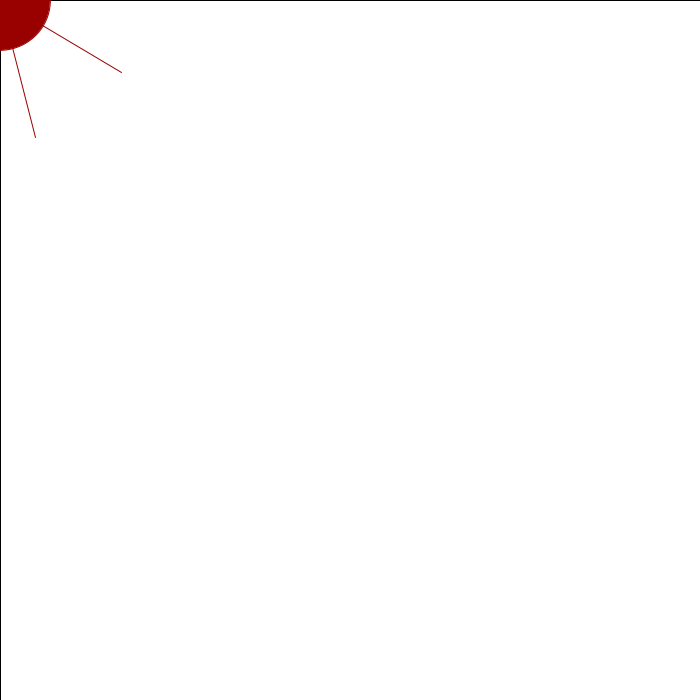
Frame 1 (no input)
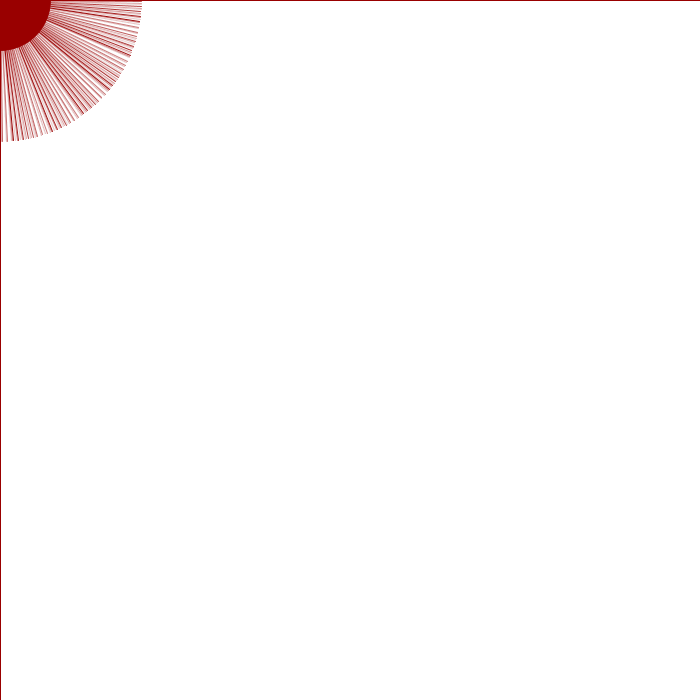
Frame 60 (the mouse pressed at the canvas centre just before this capture)
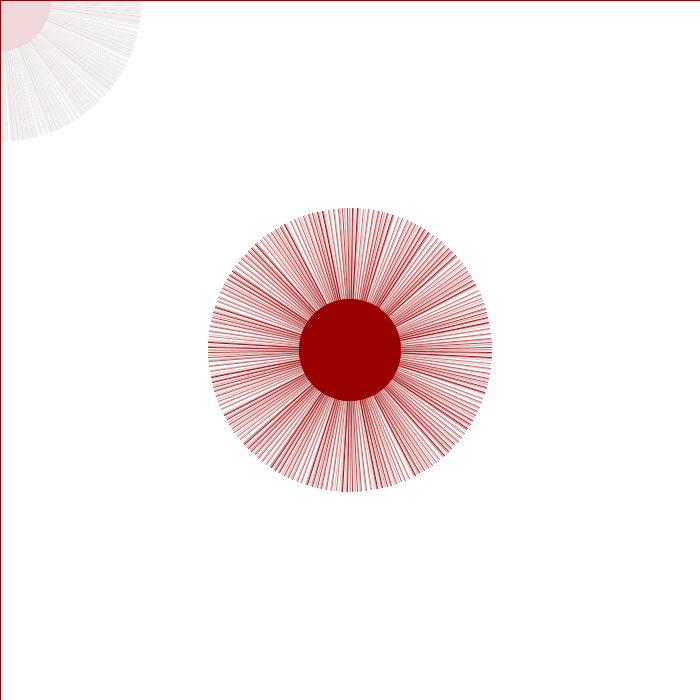
Frame 120 (the mouse held since frame 60 and released just before this capture)

The Processing sketch that drew these frames (run headless with seeded random() and noise(); from frame 60 on, the mouse is pressed at the canvas centre):

// Processing sketch: asdfghjk
// ── asdfghjk.pde
void setup() {
  background(255);
  size(700, 700);
}

void draw() { 
  fill(255, 8);
  rect(0, 0, width, height);
  fill(#990000);
  stroke(#990000);
  translate(mouseX, mouseY);
  rotate(frameCount * 99999);
  ellipse(0, 0, 100, 100);
  line(0, 0, 100, 100);
  line(-100, -100, 0, 0);
  line(0, 0, 100, -100);
  line(0, 0, -100, 100);
  rotate(PI/4);
  line(0, 0, 100, 100);
  line(-100, -100, 0, 0);
  line(0, 0, 100, -100);
  line(0, 0, -100, 100);

}
